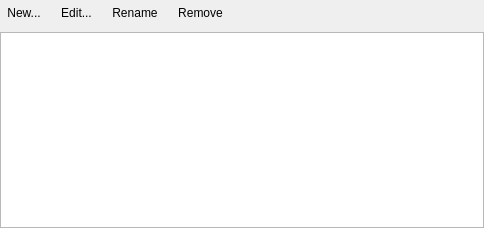
<ui version="4.0" >
 <class>QtGradientView</class>
 <widget class="QWidget" name="QtGradientView" >
  <property name="geometry" >
   <rect>
    <x>0</x>
    <y>0</y>
    <width>484</width>
    <height>228</height>
   </rect>
  </property>
  <property name="windowTitle" >
   <string>Gradient View</string>
  </property>
  <layout class="QVBoxLayout" >
   <property name="leftMargin" >
    <number>0</number>
   </property>
   <property name="topMargin" >
    <number>0</number>
   </property>
   <property name="rightMargin" >
    <number>0</number>
   </property>
   <property name="bottomMargin" >
    <number>0</number>
   </property>
   <item>
    <layout class="QHBoxLayout" >
     <item>
      <widget class="QToolButton" name="newButton" >
       <property name="sizePolicy" >
        <sizepolicy vsizetype="Minimum" hsizetype="Minimum" >
         <horstretch>0</horstretch>
         <verstretch>0</verstretch>
        </sizepolicy>
       </property>
       <property name="text" >
        <string>New...</string>
       </property>
       <property name="toolButtonStyle" >
        <enum>Qt::ToolButtonTextBesideIcon</enum>
       </property>
       <property name="autoRaise" >
        <bool>true</bool>
       </property>
      </widget>
     </item>
     <item>
      <widget class="QToolButton" name="editButton" >
       <property name="sizePolicy" >
        <sizepolicy vsizetype="Minimum" hsizetype="Minimum" >
         <horstretch>0</horstretch>
         <verstretch>0</verstretch>
        </sizepolicy>
       </property>
       <property name="text" >
        <string>Edit...</string>
       </property>
       <property name="toolButtonStyle" >
        <enum>Qt::ToolButtonTextBesideIcon</enum>
       </property>
       <property name="autoRaise" >
        <bool>true</bool>
       </property>
      </widget>
     </item>
     <item>
      <widget class="QToolButton" name="renameButton" >
       <property name="sizePolicy" >
        <sizepolicy vsizetype="Minimum" hsizetype="Minimum" >
         <horstretch>0</horstretch>
         <verstretch>0</verstretch>
        </sizepolicy>
       </property>
       <property name="text" >
        <string>Rename</string>
       </property>
       <property name="toolButtonStyle" >
        <enum>Qt::ToolButtonTextBesideIcon</enum>
       </property>
       <property name="autoRaise" >
        <bool>true</bool>
       </property>
      </widget>
     </item>
     <item>
      <widget class="QToolButton" name="removeButton" >
       <property name="sizePolicy" >
        <sizepolicy vsizetype="Minimum" hsizetype="Minimum" >
         <horstretch>0</horstretch>
         <verstretch>0</verstretch>
        </sizepolicy>
       </property>
       <property name="text" >
        <string>Remove</string>
       </property>
       <property name="toolButtonStyle" >
        <enum>Qt::ToolButtonTextBesideIcon</enum>
       </property>
       <property name="autoRaise" >
        <bool>true</bool>
       </property>
      </widget>
     </item>
     <item>
      <spacer>
       <property name="orientation" >
        <enum>Qt::Horizontal</enum>
       </property>
       <property name="sizeHint" stdset="0" >
        <size>
         <width>71</width>
         <height>26</height>
        </size>
       </property>
      </spacer>
     </item>
    </layout>
   </item>
   <item>
    <widget class="QListWidget" name="listWidget" />
   </item>
  </layout>
 </widget>
 <tabstops>
  <tabstop>listWidget</tabstop>
  <tabstop>newButton</tabstop>
  <tabstop>editButton</tabstop>
  <tabstop>renameButton</tabstop>
  <tabstop>removeButton</tabstop>
 </tabstops>
 <resources/>
 <connections/>
</ui>
